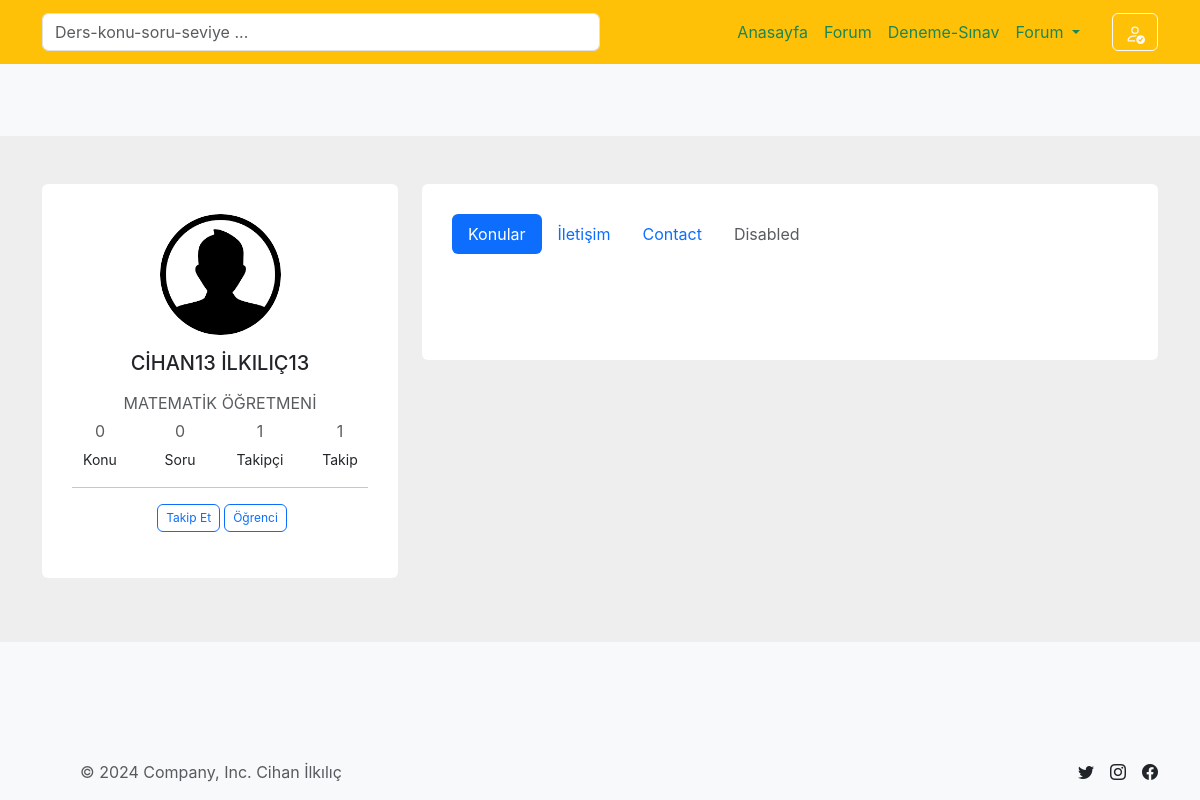
Page /user/profil/1/ (signed in) on the committed database.
### user/models.py (models this page shows, shortened)
class Profile(models.Model):
    USER_TYPE_CHOICES  = (
        ('Manager', 'Manager'),
        ('Assistant', 'Assistant'),
        ('Teacher', 'Teacher'),
        ('Student','Student'),
        ('Parents','Parents'),
        ('Publisher','Publisher'),
    )
    author=models.ForeignKey(User,on_delete = models.CASCADE,verbose_name="KULLANICI",related_name="profile")
    schools = models.ManyToManyField(School,verbose_name="Okul Adı", related_name="school_name",default=None)
    lessons = models.ManyToManyField(Lesson,null=True, blank=True, related_name="teacher_lessons")
    classrooms = models.ManyToManyField(Classroom,verbose_name="Kaçıncı Sınıf Öğretmeni?",related_name="classroom_name")
    avatars = models.ImageField(upload_to='user/', null=True,blank=False,default='user/default_user.jpg')
    biographys = models.CharField(max_length=150, null=True,blank=False)
    mobile_phone=models.CharField(unique=True,null=True, blank=False,max_length=11,verbose_name='Cep Telefonu')
    social_media_facebook=models.TextField(null=True, blank=True,verbose_name="Facebook Sosyal Medya")
    social_media_twitter=models.TextField(null=True, blank=True,verbose_name="Twitter Sosyal Medya")
    social_media_instagram=models.TextField(null=True, blank=True,verbose_name="İnstagram Sosyal Medya")
    social_media_tiktok=models.TextField(null=True, blank=True,verbose_name="Tiktok Sosyal Medya")
    user_types = models.CharField(default="Student", choices=USER_TYPE_CHOICES, max_length=20, blank=False)
    followers = models.ManyToManyField(User, verbose_name="Takipçi", related_name="follower_users", blank=True)
    following = models.ManyToManyField(User, verbose_name="Takip Etme", related_name="following_users", blank=True)
    created_date=models.DateTimeField(auto_now=True,verbose_name="Oluşturulma Tarihi")
    class Meta:
        verbose_name_plural = "KULLANICI ÖZELLİKLERİ EKLEME"

### question/models.py (models this page shows)
class Lesson(models.Model):
    Classrooms_Name = models.ManyToManyField(Classroom,related_name="lesson_name")
    Lessons_Name=models.CharField(max_length=100,verbose_name="Ders Adı",null=True)
    def __str__(self):
        return self.Lessons_Name
    class Meta:
        verbose_name_plural = "DERS EKLEME"

### user/views.py (the view)
# urls.py: path('profil/<int:pk>/',views.User_Profil,name="User_Profil"),
@login_required
def User_Profil(request, pk):
    if request.method == 'GET':
        user_profile = get_object_or_404(Profile, author_id=pk)
        distinct_topics = Question.objects.filter(author_id=pk).values('Topics_Name').annotate(count=Count('Topics_Name'))
        print("----------------------------------------",user_profile.user_types)
        user_post=Question.objects.filter(author_id=pk)
        for post in user_post:
            author_avatar = None
            author_profile = Profile.objects.filter(author=post.author).first()  # Author'a ait Profile nesnesini al
            if author_profile:
                post.author_avatar_url = author_profile.avatars.url if author_profile.avatars else None
        topic_count = user_post.values('Topics_Name').distinct().count()
        user_post_count=user_post.count()
        user_followers_count=user_profile.followers.count()
        user_following_count=user_profile.following.count()
        for user in user_post:
            print(user,"nabersssssssssssss")
        return render(request, "user/profil.html", {
            'user_profile': user_profile,
            'topics_count':distinct_topics,
            'topic_count': topic_count,
            'user_post':user_post,
            'user_post_count':user_post_count,
            'user_followers_count':user_followers_count,
            'user_following_count':user_following_count
        })
    elif request.method == 'POST':
        yeni_veri = request.POST.get('yeni_veri')
        user_profile = get_object_or_404(Profile, author_id=pk)
        user_profile.field_name = yeni_veri  # field_name, güncellenmesi gereken alan adını temsil eder
        user_profile.save()
        return redirect('başka_bir_sayfa_url')
    else:
        return HttpResponseNotAllowed(['GET', 'POST'])  # Doğru HTTP yöntemlerini belirtin

### templates/user/profil.html (shortened to what this page needs)
{% include 'base/layout.html' %}
{% block body %}
</head>
<body>
  <section style="background-color: #eee;">
    <div class="container py-5">
      <div class="row">
        <div class="col-lg-4">
          <div class="card mb-3">
            <div class="card-body text-center">
              {% if user_profile.avatars.url %}
              <img src="{{ user_profile.avatars.url }}" alt="avatar"
                class="rounded-circle img-fluid" style="width: 121px;">
              {% else %}
              <img src="https://static.vecteezy.com/system/resources/previews/010/260/479/non_2x/default-avatar-profile-icon-of-social-media-user-in-clipart-style-vector.jpg" alt="avatar"
                class="rounded-circle img-fluid" style="width: 121px;">
              {% endif %}
              <h5 class="my-3 text-uppercase">{{request.user.first_name }} {{ request.user.last_name }}</h5>
              {% for lesson in user_profile.lessons.all %}
              {% if lesson %}
              <p class="text-muted mb-1 text-uppercase">{{ lesson }} öğretmeni</p>
              {% endif %}
              {% endfor %}
              <div class="row text-center m-t-20">
                <div class="col-3 col-lg-3">
                  <p class="text-muted mb-1">{{topic_count}}</p><small>Konu</small>
                </div>
                <div class="col-3 col-lg-3">
                  <p class="text-muted mb-1">{{user_post_count}}</p><small>Soru</small>
                </div>
                <div class="col-3 col-lg-3">
                  <p class="text-muted mb-1" id="followers-count">{{user_followers_count}}</p><small>Takipçi</small>
                </div>
                <div class="col-3 col-lg-3">
                  <p class="text-muted mb-1" id="following-count">{{user_following_count}}</p><small>Takip</small>
                </div>
              </div>
              <hr>
              <div class="d-flex justify-content-center mb-2">
                {% if user_profile.author_id != request.user.id %}
                <button id="follow-button" class="btn btn-outline-primary ms-1 mb-2"
                  style="--bs-btn-padding-y: .25rem; --bs-btn-padding-x: .5rem; --bs-btn-font-size: .75rem;"
                  data-abc="true" data-user-id="{{ user_profile.author_id }}">
                  {% if request.user in user_profile.followers.all %}
                  Takipten Çık
                  {% else %}
                  Takip Et
                  {% endif %}
                </button>
                {% else %}
                <a class="btn btn-outline-primary ms-1 mb-2"
                  style="--bs-btn-padding-y: .25rem; --bs-btn-padding-x: .5rem; --bs-btn-font-size: .75rem;"
                  data-bs-toggle="modal" data-bs-target="#exampleModal2" data-bs-whatever="@getbootstrap" href="#!">
                  Profili Düzenle</a>
                {% endif %}
                <a class="btn btn-outline-primary ms-1 mb-2"
                  style="--bs-btn-padding-y: .25rem; --bs-btn-padding-x: .5rem; --bs-btn-font-size: .75rem;" href="#!">
                {% if user_profile.user_types == 'Teacher'%}
                Öğretmen
                {% else %}
                Öğrenci
                {% endif %}
                </a>
              </div>
            </div>
          </div>
        </div>
        <div class="col-lg-8">
          <div class="card mb-4">
            <div class="card-body">
              <ul class="nav nav-pills mb-3" id="pills-tab" role="tablist">
                <li class="nav-item" role="presentation">
                  <button class="nav-link active" id="pills-home-tab" data-bs-toggle="pill" data-bs-target="#pills-home" type="button" role="tab" aria-controls="pills-home" aria-selected="true">Konular</button>
                </li>
                <li class="nav-item" role="presentation">
                  <button class="nav-link" id="pills-profile-tab" data-bs-toggle="pill" data-bs-target="#pills-profile" type="button" role="tab" aria-controls="pills-profile" aria-selected="false">İletişim</button>
                </li>
                <li class="nav-item" role="presentation">
                  <button class="nav-link" id="pills-contact-tab" data-bs-toggle="pill" data-bs-target="#pills-contact" type="button" role="tab" aria-controls="pills-contact" aria-selected="false">Contact</button>
                </li>
                <li class="nav-item" role="presentation">
                  <button class="nav-link" id="pills-disabled-tab" data-bs-toggle="pill" data-bs-target="#pills-disabled" type="button" role="tab" aria-controls="pills-disabled" aria-selected="false" disabled>Disabled</button>
                </li>
              </ul>
              <div class="tab-content" id="pills-tabContent">
                <div class="tab-pane fade show active" id="pills-home" role="tabpanel" aria-labelledby="pills-home-tab" tabindex="0">
                           <div class="row">
                            <div class="col-md-12">
                              <div class="card mb-4 mb-md-0">
                                <div class="card-body" style="max-height: 300px; overflow-y: auto;">
                                </div>
                              </div>
                            </div>
                          </div>
                </div>
              </div>
            </div>
          </div>
                </div>
              </div>
            </div>
  </section>
  {% include 'user/profile_questions.html' %}
{% endblock body %}
{% include 'base/footer.html' %}

### templates/base/navbar.html (style rules this page uses)
body { font-family: -apple-system, BlinkMacSystemFont, 'Segoe UI', Roboto, Oxygen, Ubuntu, Cantarell, 'Open Sans', 'Helvetica Neue', sans-serif; background-color: #f8f9fa; padding-top: 20px; }

### templates/user/profil.html (style rules this page uses)
.card { border: none; }
.card-body { padding: 30px; }

### rows in the picture
Profile: avatars (picture)
Lesson: Lessons_Name "MATEMATİK"

### other values in the picture
{{ request.user.first_name }} "CIHAN13"
{{ request.user.last_name }} "ILKILIÇ13"
{{ topic_count }} "0"
{{ user_post_count }} "0"
{{ user_followers_count }} "1"
{{ user_following_count }} "1"
